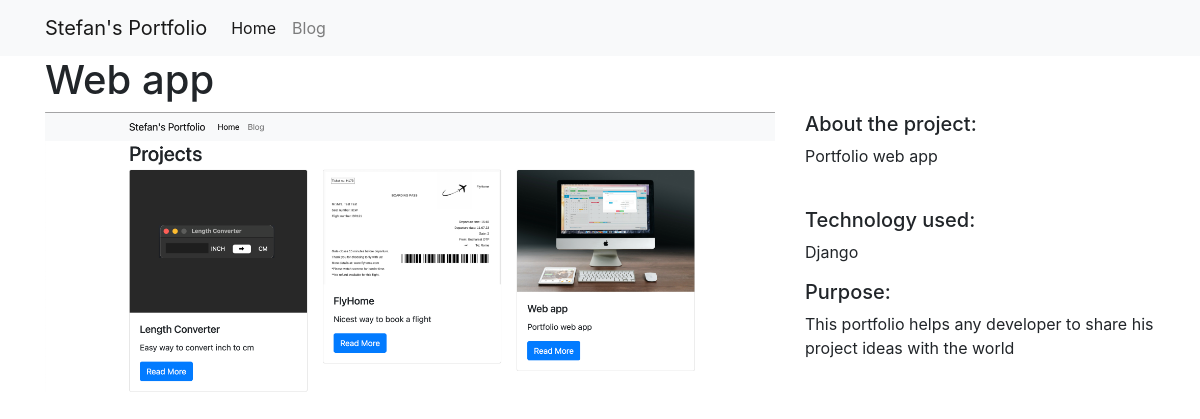
The page /projects/4/ on the database its author committed.
### projects/models.py (models this page shows)
class Project(models.Model):
    title = models.CharField(max_length=100)
    description = models.TextField()
    technology = models.CharField(max_length=20)
    image = models.FilePathField(path="/img")
    purpose = models.CharField(max_length=100)

### projects/views.py (the view)
# urls.py: path("<int:pk>/", views.project_detail, name="project_detail")
def project_detail(request, pk):
    project = Project.objects.get(pk=pk)
    context = {
        "project": project
    }
    return render(request, "project_detail.html", context)

### projects/templates/project_detail.html
{% extends "base.html" %}
{% load static %}
{% block page_content %}
<h1>{{ project.title }}</h1>
<div class="row">
    <div class="col-md-8">
        <img src="{% static project.image %}" alt="" width="100%">
    </div>
    <div class="col-md-4">
        <h5>About the project:</h5>
        <p>{{ project.description }}</p>
        <br>
        <h5>Technology used:</h5>
        <p>{{ project.technology }}</p>
        <h5>Purpose:</h5>
        <p>{{ project.purpose }}</p>
    </div>
</div>
{% endblock %}

### rows shown on the page
Project: title "Web app", image (picture), description "Portfolio web app", technology "Django", purpose "This portfolio helps any developer to share his project ideas with the world"
